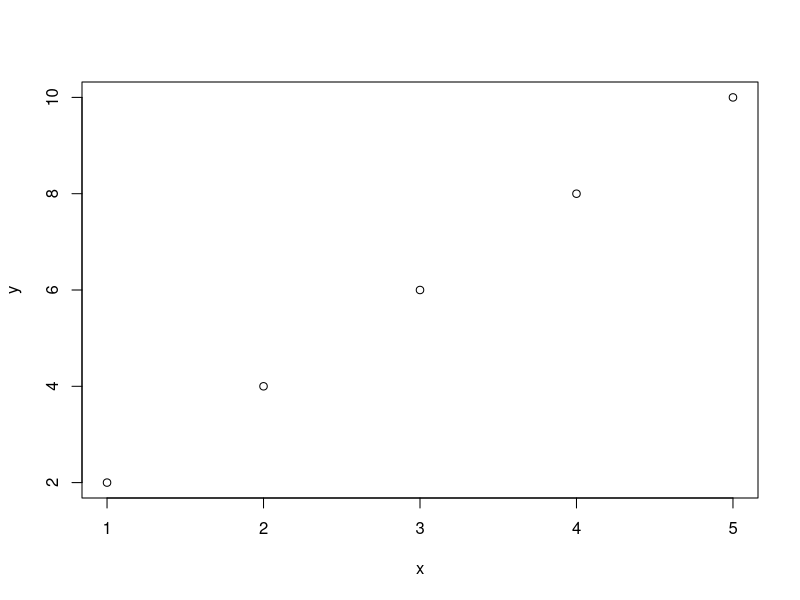
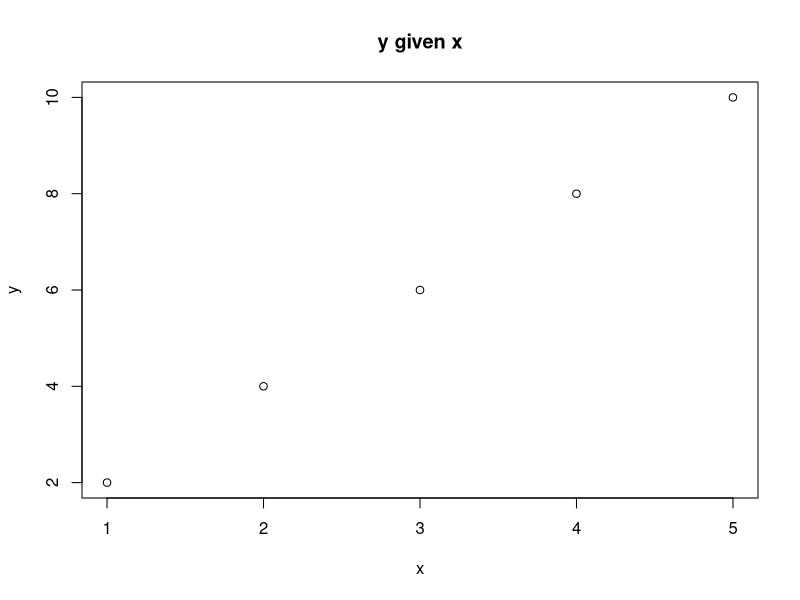
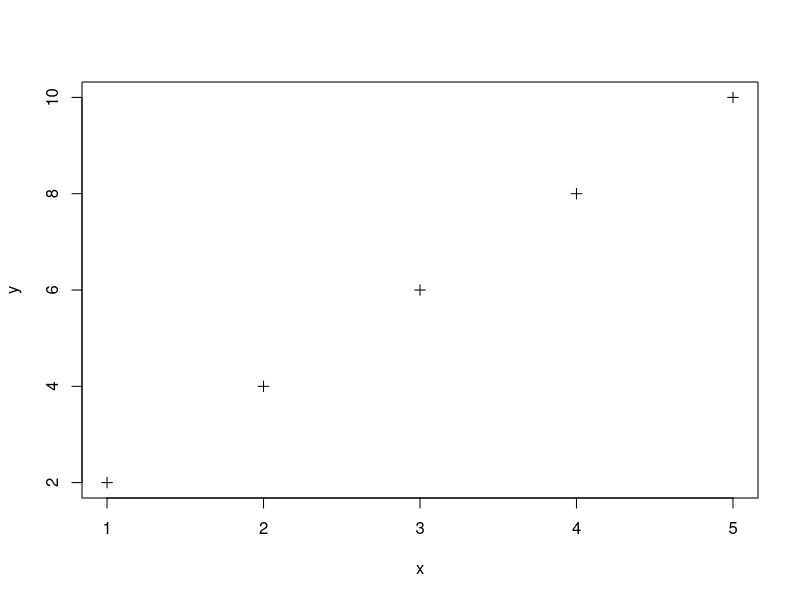
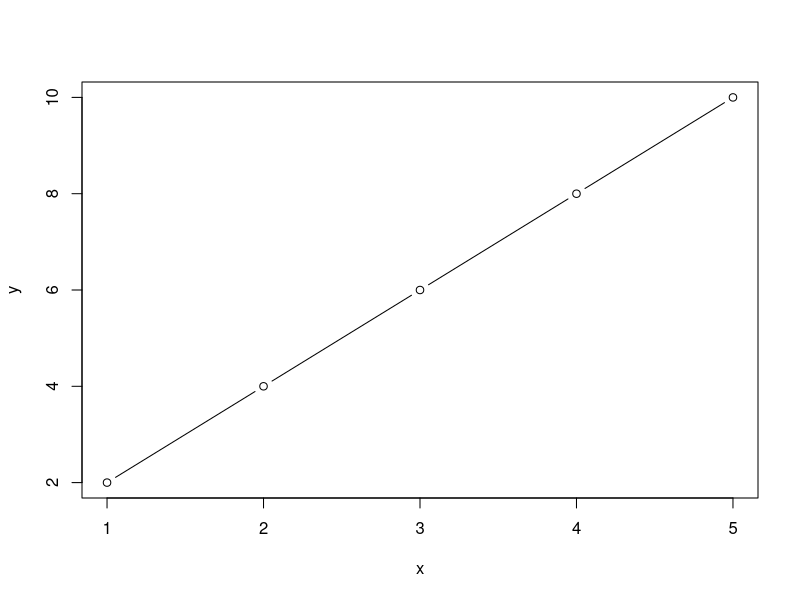
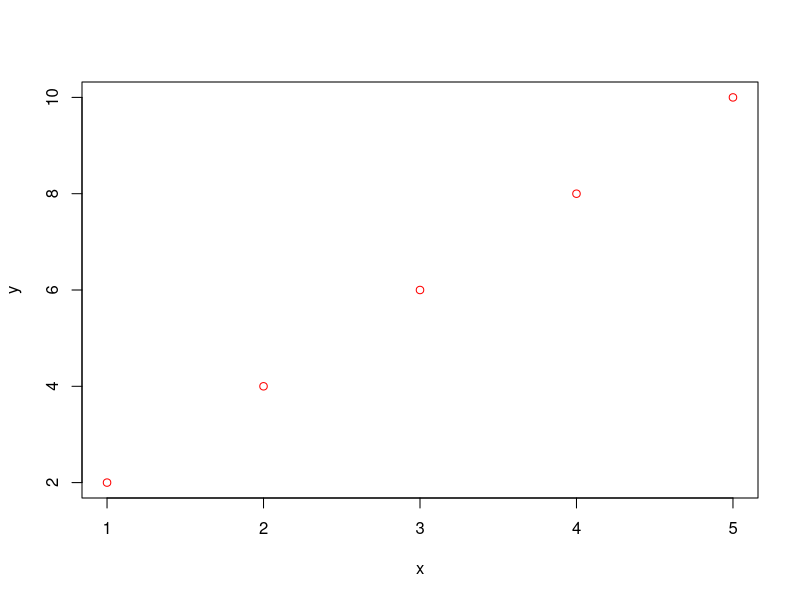

Recreate these plots in R, in order. (Note: this script raises an error after producing the figures.)
#----------------------------------------------------------------------
#                         TP1
#----------------------------------------------------------------------

#----------------------------------------------------------------------
# Exercice 2
#----------------------------------------------------------------------
#----------------------- question 1 -----------------------------------
c(1,2,3,4,5)
#----------------------- question 2 -----------------------------------
x<-c(1,2,3,4,5)
x
#----------------------- question 3 -----------------------------------
y<-c(2,4,6,8,10)
#----------------------- question 4 -----------------------------------
length(x)
length(y)
#----------------------- question 5 -----------------------------------
plot(x,y)
#----------------------- question 6 -----------------------------------
#enrichi avec un titre un choix de symbole, une couleur, une légende sur chaque axe,
#un type (par ex "p", l","b","s", "h"...)...un label sur l'axe des x...
par(mfrow=c(1,1))#permet de définir la fenetre graphique (qui sera complétée en lignes)
#ici une ligne et une colonne
plot(x,y, main="y given x", xlab = "x", ylab = "y") # add a title, labels on both axis
plot(x,y, type = "p", pch = 3) # change the symbol
plot(x,y, type = "b") # add a line
plot(x,y, col = "red") # change the color
help(plot)
#puis aller plus loin dans l'aide en selectionnant graphical parameters

 
#----------------------------------------------------------------------
# Exercice 3
#----------------------------------------------------------------------
#Manipulations élémentaires sur un vecteur :
#----------------------- question 1 -----------------------------------
x/5 #  divise un vecteur par un scalaire
x*5 # multiplie  un vecteur par un scalaire
x+5 # ajoute un scalaire à un vecteur
sum(x) # calcule la somme de tous les éléments de x
cumsum(x) # somme cumulée de x
sqrt(x) # racine carrée de x 
x^3 # x à la puissance 3
#----------------------- question 2 -----------------------------------
c(x,6)
c(x,1,1,1,1,1)
c(x,rep(1,5)) # rep() répete la meme valeur  
c(x,seq(from=1, to=10, by=2)) # seq() crée une sequence
c(x,6:15)
c(seq(from=1,to=61,by=3), rep(2,20), 1:20)
#----------------------- question 3 -----------------------------------
(y>4)
y>4
(y!=4) 
(y==4) 
(y>4)&(y<=6)
#----------------------- question 4 -----------------------------------
y[c(2,4)]
y[1:4]
y[(y>4)] 
y[(y>2)&(y<=8)]
z[(z!=1)] 
x[(x==4)] 
#----------------------- question 5 -----------------------------------
x+y 
x*y 
x/y
#----------------------- question 6 -----------------------------------
cbind(x,y) # matrice à 5 lignes et 2 colonnes 
rbind(x,y) # matrice à 2 lignes et 5 colonnes
#----------------------- question 7 -----------------------------------
M<-rbind(x,y,y,x) # matrice avec 4 lignes et 5 colonnes}
M                 # toute la matrice
M[3,2]            # élément de la 3ieme ligne 2ieme colonne
M[ ,1]            # élément de la premiere colonne
M[2:3, ]
M[, c(1,3)]
 
#----------------------------------------------------------------------
# Exercice 4
#----------------------------------------------------------------------
#----------------------- question 2 -----------------------------------
Rp <-c(40,38,6,1)        # vecteur des effectifs des Rhesus +
Rm <-c(7,7,1,0)          # vecteur des effectifs des Rhesus m
#----------------------- question 3 -----------------------------------
S <- rbind(Rp,Rm) ; S                       # table de contingence 2x4 : effectifs conjoints
rownames(S) <- c("R+","R-")                 # nom des lignes
colnames(S) <- c("O","A","B","AB")          # nom des colonnes
S
#----------------------- question 4 -----------------------------------
n <- sum(S)                            # effectifs total de l'échantillon
#----------------------- question 5 -----------------------------------
rowSums(S)                          # distribution en effectif du facteur Rhesus
rowSums(S)/n                        # distribution marginale en frequences du facteur
#----------------------- question 6 ------------------------------------
# représenter à l'aide d'un diagramme en barre la distribution  en fréquence du gpe
# a) indépendemment du rhésus : ie distribution marginale du groupe
colSums(S)/n#distribution marginale du groupe
barplot(colSums(S)/n, main="marginale du groupe")
# b) sur la sous-population des rhésus positifs
Rp/sum(Rp) #distribution conditionnelle du groupe sachant rhesus positif
barplot(Rp/sum(Rp),names=c("O","A","B","AB"),main="dist. cond. du groupe sachant facteur Rhesus = R+")
# c) sur celle des rhésus négatifs
Rm/sum(Rm) #distribution conditionnelle du groupe sachant rhesus négatif
barplot(Rm/sum(Rm),names=c("O","A","B","AB"),main="dist. cond. du groupe sachant facteur Rhesus = R-")
#Afin de comparer les graphiques affichons les sur une même page
par(mfrow=c(3,1)) # partitionne la fenêtre graphique en trois et remplit successivt les lignes 
barplot(colSums(S)/n, main="marginale du groupe")
barplot(Rp/sum(Rp),names=c("O","A","B","AB"),main="dist. cond. du groupe sachant facteur Rhesus = R+")
barplot(Rm/sum(Rm),names=c("O","A","B","AB"),main="dist. cond. du groupe sachant facteur Rhesus = R-")
#la ressemblance des trois distribution indique l'indépendance entre les facteurs étudiés
par(mfrow=c(1,1))#retour à une seule fenetre
# Exercice 5
#----------------------------------------------------------------------
#----------------------- question 1 -----------------------------------
TI <- read.table(file="titanic.csv",header=TRUE,sep=";") 
# charge le fichier de données depuis 
# le répertoire de travail 
#----------------------- question 2 -----------------------------------
head(TI)                                    # affiche les  6 premières lignes de TI
str(TI)                                     # décrit la structure d'un objet
#----------------------- question 3 -----------------------------------
names(TI)                                   # noms des colonnes
colnames(TI)
#----------------------- question 4 -----------------------------------
P <- TI[,1]                                 # discrete
S <- TI[,2]                                 # discrete
G <- TI[,3]                                 # discrete
A <- TI[,4]                                 # continue
#----------------------- question 5 -----------------------------------
TI[250:257,]                                # lignes selectionnees
TI[c(3,45,73), ]                       
TI[,c(1,3)]                                 # colonnes selectionnees
TI[c(67, 83, 101),c(2,4)]                   # colonnes et lignes selectionnes
#----------------------- question 6 -----------------------------------
TI[P==1,]                                   # données des passagers de premiere classe
TI[which(P==1),]                            # meme chose 
TI[P==3,]                                   # données des passagers de troisieme classe
TI[(P==1|P==2),]                            # données des passagers de premire et deuxieme classes
# | pour "ou" et & pour "et"
TI[-(P==3), ]                               # meme chose avec - pour enlever des lignes

#----------------------- question 7 -----------------------------------
TI[which(P==1 & G=="F"),]                   # données des femmes de premiere classe
TI[which(P==2 & G=="M"),]                   # données des hommes de deuxième classe
#----------------------- question 8 -----------------------------------
TI[A<1,]                                    # donnees des bebes
TI[A<18,]                                   # donnees des enfants
TI[(A>12)&(A<=18),]                         # donnees des adolescents
TI[A>18,]                                   # donnees des adultes
#----------------------- question 9 -----------------------------------
tP <- table(P)  ; tp                        # effectifs selon la classe et affichage
prop.table(tP)                              # proportions
barplot(tP)                                 # diagramme en barres
#----------------------- question 10 -----------------------------------
tS <- table(S); tS                          # effectifs selon la survie
prop.table(tS)                              # proportions
barplot(tS)                                 # diagramme en barres
tG <- table(G); tG                          # effectifs selon le sexe
prop.table(tG)                              # proportions
barplot(tG)                                 # diagramme en barres
#----------------------- question 11 -----------------------------------
tPS <- table(P,S); tPS                      # eff croisés selon classe(ligne) et survie(col)
prop.table(tPS)                             # proportions obs selon classe et survie
prop.table(tPS,1)                           # proportions de S conditionnelles à P
prop.table(tPS,2)                           # proportions de P conditionnelles à S
barplot(table(P,S))                         # repart en effectifs  de P selon la valeur de S
barplot(table(S,P))                         # S selon la valeur de P

#------------------------représentations graphiques possibles-----------------------------------
#pour aller un peu plus loin avec barplot
barplot(table(S,P),beside=T,col=c(2,3),legend=c("no survived","survived"))
#repartitions en effectifs de S selon la classe P, on observe plus de monde en 3 classe
#si on veut comparer des répartitions en fréquences
barplot(prop.table(table(S,P)),beside=T,col=c(2,3),legend=c("no survived","survived"))
#Ici la somme des 6 hauteurs vaut un car il s'agit de la loi conjointe
#on peut lire 10% des passagers etaient en premières classe et n'ont pas survécus

#Si on veut représenter les répartitions de S conditionnelles à P
barplot(prop.table(table(S,P),2),beside=T,col=c(2,3),legend=c("no survived","survived"))


#on peut dire par ex que sachant qu'on était en classe 3 on avait 3 fois plus de chances
#de mourir que survivre alors  que si on était en 1ere on avait presque 2 fois plus de chances
# de survivre que mourir 

# ==> manifestement les chances de survie sont liées à la classe occupée !!

#----------------------- question 12 -----------------------------------
tPG <- table(P,G); tPG                      # effectif
prop.table(tPG)                             # proportions conjointes
prop.table(tPG,1)                           # proportions conditionnelles à P
prop.table(tPG,2)                           # proportions conditionnelles à G
barplot(table(P,G))                         # P selon la valeur de G
barplot(table(G,P))                         # G selon la valeur de P




#----------------------------------------------------------------------
# Exercice 6
#----------------------------------------------------------------------
#----------------------- question 1 -----------------------------------
BO <- read.table(file="bosson.csv",header=TRUE,sep=";")
#----------------------- question 2 -----------------------------------
head(BO)                                    # 6 premières lignes
names(BO)                                   # nom des colonnes
#----------------------- question 3 -----------------------------------
C <- BO[,1]                                 # qualitative
G <- BO[,2]                                 # qualitative
R <- BO[,5]                                 # quantitative discrete
#----------------------- question 4 -----------------------------------
BO[120:123,]                                # lignes selectionnees
BO[c(67,83,101),c(1,3)]                     # colonnes et lignes selectionnes
BO[C=="Vietnam",]                           # données des vietnamiens
R[G=="M"]                                   # facteurs de risques des hommes
#----------------------- question 5 -----------------------------------
tC <- table(C); tC                          # effectifs par pays
prop.table(tC)                              # proportions
barplot(tC)                                 # barplot
tG <- table(G); tG                          # effectifs par sexe
prop.table(tG)                              # répartition (en fréquences) du sexe
barplot(tG)                                 # barplot
#----------------------- question 6 -----------------------------------
tCG <- table(C,G); tCG                      # effectifs
prop.table(tCG)                             # proportions conjointes (des couples de modalités)
prop.table(tCG,1)                           # répartitions de G conditionnelles à C
prop.table(tCG,2)                           # répartitions de C conditionnelles à G
barplot(table(C,G),legend=c("France","Vietnam"))            
# effectifs de C selon la valeur de G
barplot(table(G,C), legend=c("F","M"))      # effectifs de G selon la valeur de C
#----------------------- question 7 -----------------------------------
tCR <- table(C,R); tCR                      # effectifs conjoints
prop.table(tCR)                             # proportions conjointes
prop.table(tCR,1)                           # proportions de R conditionnelles à C
prop.table(tCR,2)                           # proportions de C conditionnelles à R
barplot(table(C,R))                         # eff de C selon la valeur de R
barplot(table(R,C))                         # effectifs de R selon la valeur de C
#----------------------- question 8 -----------------------------------
tGR <- table(G,R); tGR                      # effectifs
prop.table(tGR)                             # proportions conjointes
prop.table(tGR,1)                           # proportions de R conditionnelles à G
prop.table(tGR,2)                           # proportions de G conditionnelles à R
barplot(table(G,R))                         # G selon la valeur de R
barplot(table(R,G))                         # R selon la valeur de G
barplot(prop.table(table(G,R),1),beside=T,legend=c("F","M"))
# la répartition du risque chez les femmes diffère significativement 
# de celle observée chez les hommes : le risque est en moyenne moins élevé chez les femmes
# et dépend manifestement du sexe